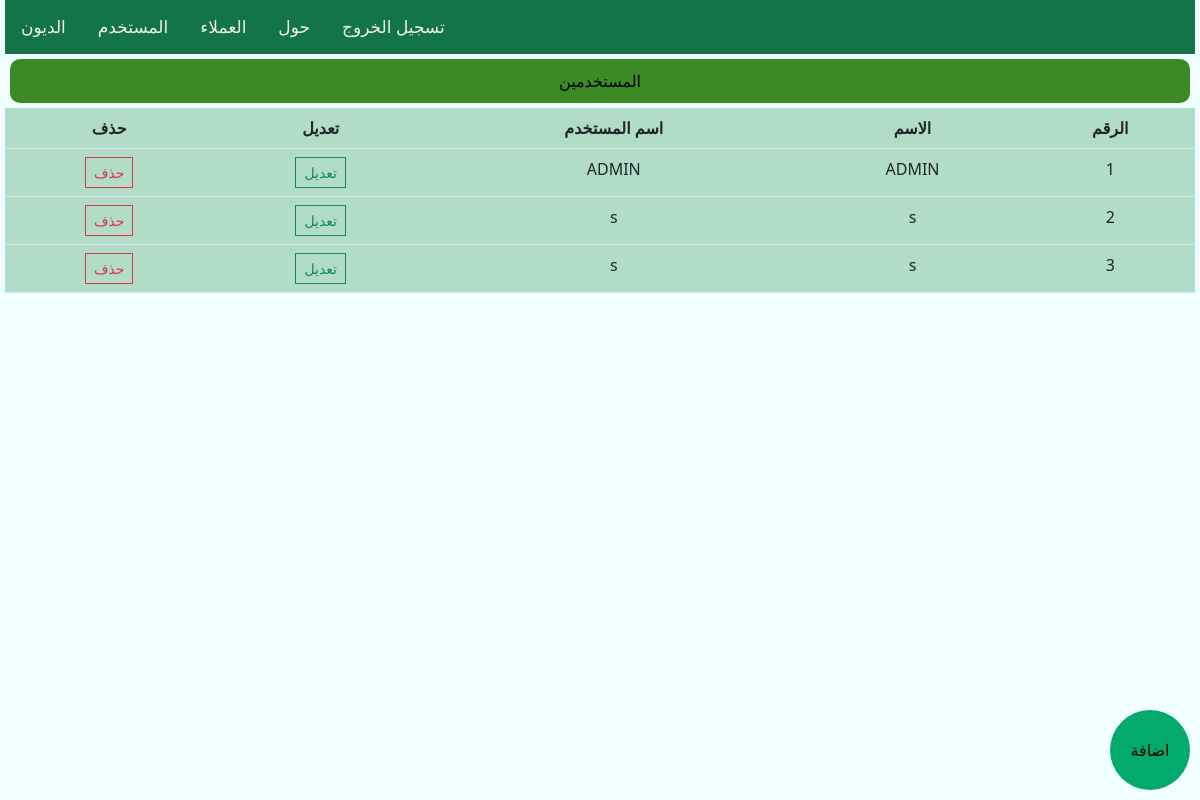
Page /users.php (signed in) on the committed database.
### tables this page shows
CREATE TABLE "TblUsers"(
  [ID_User] GUID PRIMARY KEY, 
  [Name] TEXT, 
  [Username] TEXT, 
  [PassWord] TEXT, 
  [Role] INTEGER);

### controlers.php (called while the page is built, shortened)
<?php
function getAllUsers($aCon)
{
  $qry = $aCon->query(SQL_ALLUSERS);
  return   $qry;
}

### users.php (the view, shortened to what this page needs)
<?php
include_once 'template_page.php';
include_once 'controlers.php';
echo $begin_template;
?>
<div class='row'>
    <div class='col-lg-12'>
        <div class='toppage objects-align-right'>المستخدمين
        </div>
        <div class='table-responsive'>
            <table class='table'>
                <tr>
                    <th>حذف</th>
                    <th>تعديل</th>
                    <th>اسم المستخدم</th>
                    <th>الاسم</th>
                    <th>الرقم</th>
                </tr>
                <?php
$i = 1;
 $qry = getAllUsers($con);
foreach ($qry as $row) {
?>
                <tr>
                    <td>
                        <button class="btn btn-outline-danger btn-sm rounded-0" type="button" data-toggle="tooltip"
                            data-placement="top" title="حذف"
                            onclick="location.href='clients.php?deleteclient=ok&id=<?php echo $row[0]?>'"> حذف
                        </button>
                    </td>
                    <td>
                        <button class="btn btn-outline-success btn-sm rounded-0" type="button" data-toggle="tooltip"
                            data-placement="top" title="تعديل"
                            onclick="location.href='detailclient.php?id=<?php echo $row[0]?>'"> تعديل
                        </button>
                    </td>
                    <td><?php echo $row[2] ; ?></td>
                    <td><?php echo $row[1] ; ?></td>
                    <td><?php echo $i++ ;?></td>
                </tr>
                <?php
}
?>
            </table>
        </div>
        <input type="button" class="mybtn" value="اضافة" onclick="location.href = 'detailuser.php';">
    </div>
</div>
<?php
echo $end_template;

### css/style.css (style rules this page uses)
body { background-color: azure; height: 200px; padding: 0px 5px; }
.toppage { background-color: #3a8b26; text-align: center; padding: 10px; border-radius: 10px; margin: 5px; color: black; }
.table { text-align: center; margin: 0px ; }
.mybtn { background-color: #04AA6D; border: 0px solid; width: 80px; height: 80px; float: right; position: fixed; border-radius: 50%; right: 10px; bottom: 10px; }
.table tr { background-color: rgb(93 175 128 / 43%); margin-top: 10px ; }

### rows in the picture
tblusers: Username "ADMIN", Name "ADMIN"
tblusers: Username "s", Name "s"
tblusers: Username "s", Name "s"
